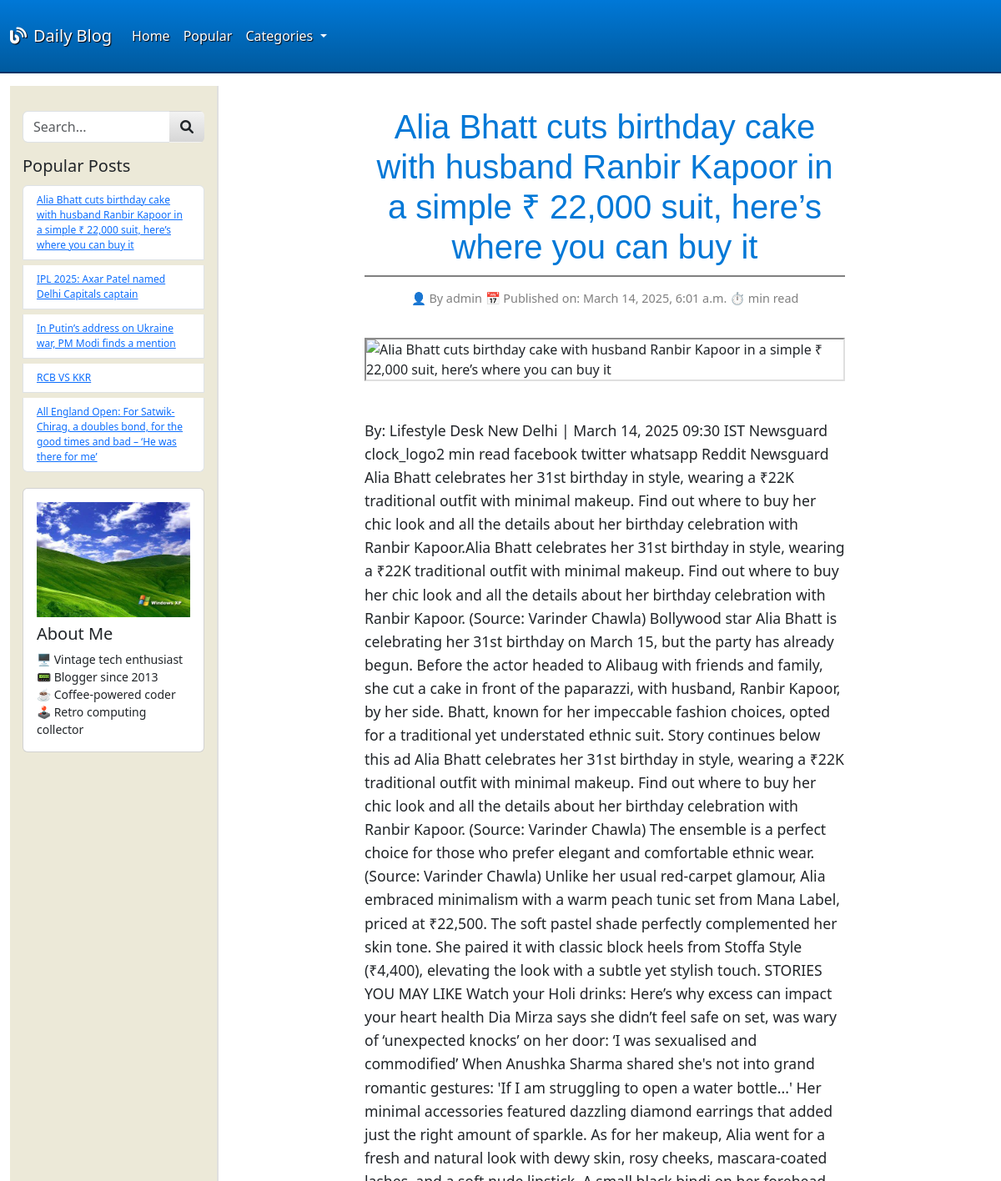
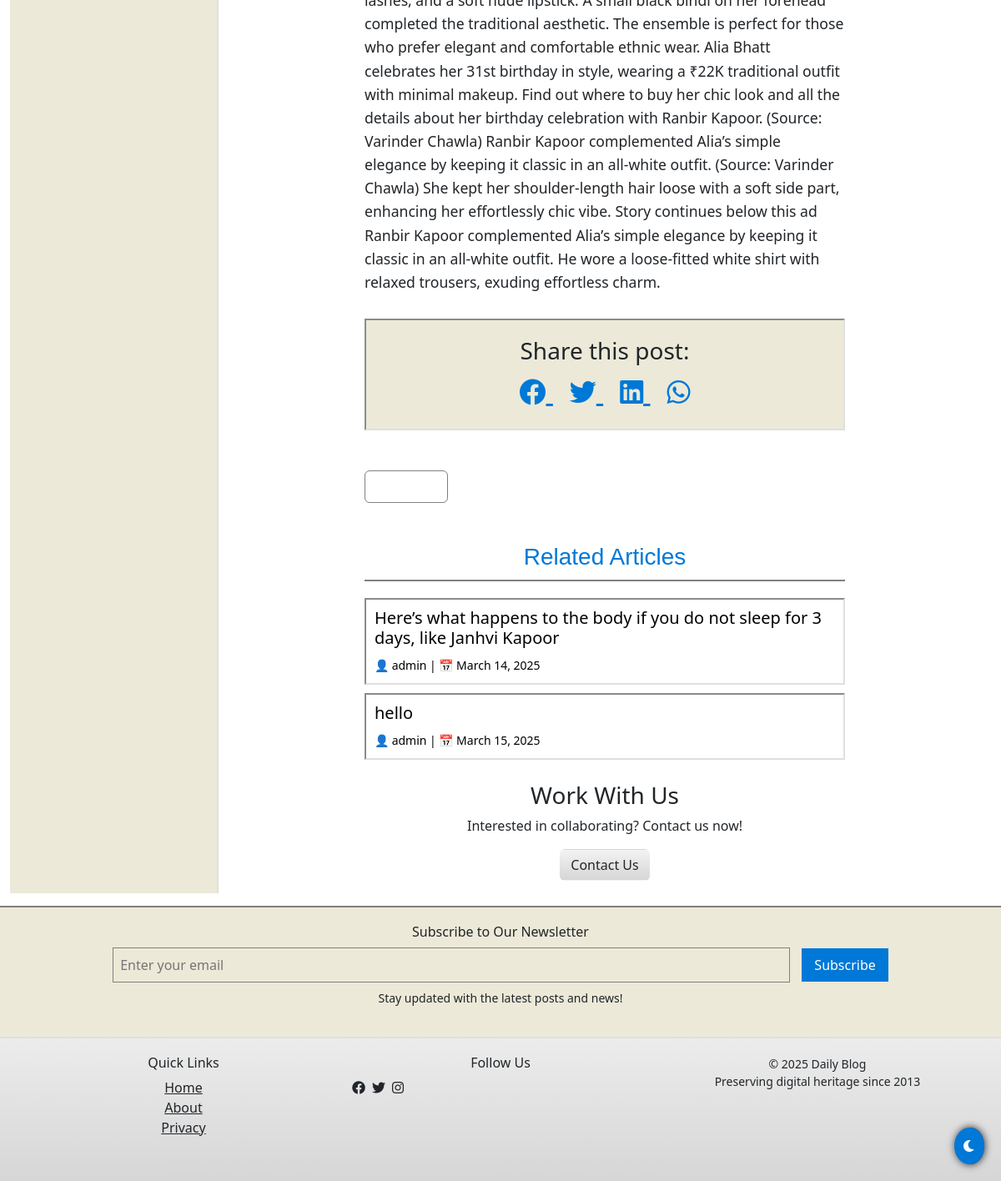
The page /post/alia-bhatt-cuts-birthday-cake-with-husband-ranbir/ on the database its author committed (2 pictures, top to bottom).
### blogi/models.py (models this page shows, shortened)
class Post(models.Model):
    title = models.CharField(max_length=200)
    content = HTMLField()
    image = CloudinaryField('image')
    author = models.ForeignKey(User, on_delete=models.CASCADE)
    categories = models.ManyToManyField(Category)
    published_date = models.DateTimeField(default=timezone.now)
    views = models.PositiveIntegerField(default=0)  # To track post popularity
    slug = models.SlugField(unique=True, blank=True)  # Adding slug field
    featured = models.BooleanField(default=False)
    def save(self, *args, **kwargs):
        if not self.slug:
            self.slug = slugify(self.title)
        super().save(*args, **kwargs)  # Call the superclass save method
    def increment_views(self):
        self.views += 1
        self.save()

### blogi/views.py (the view)
# urls.py: path('post/<slug:slug>/', post_detail, name='post_detail'),
def post_detail(request, slug):
    categories = Category.objects.all()
    post = get_object_or_404(Post, slug=slug)
    related_posts = Post.objects.filter(categories__in=post.categories.all()).exclude(id=post.id)[:2]  #
    post.increment_views()
    popular_posts = Post.objects.order_by('-views')[:5]
    return render(request, 'post_detail.html', {'post': post, 'related_posts': related_posts,'popular_posts': popular_posts,'categories':categories})

### template/post_detail.html (shortened to what this page needs)
{% extends 'base.html' %}
{% load static %}
{% block content %}
<div class="container post-detail-container windows-xp-theme">
    <div class="row justify-content-center">
        <div class="col-lg-8 col-md-10">
            <h1 class="post-title win-xp-title mb-2 text-center">{{ post.title }}</h1>
            <div class="post-meta win-xp-meta text-center">
                <span class="author">👤 By {{ post.author.username }}</span>
                <span class="published-date">📅 Published on: {{ post.published_date|date:"F j, Y, g:i a" }}</span>
                <span class="reading-time">⏱️ {{ post.reading_time }} min read</span>
            </div>
            {% if post.image %}
            <img src="{{ post.image.url }}" class="img-fluid post-image win-xp-image" alt="{{ post.title }}">
            {% else %}
            <img src="https://via.placeholder.com/800x400" class="img-fluid post-image win-xp-image" alt="Placeholder">
            {% endif %}
            <div class="post-content win-xp-text">
                    {{ post.content | safe }}
            </div>
            <div class="social-icons win-xp-social text-center">
                <h3>Share this post:</h3>
                {% with post_url=request.build_absolute_uri %}
                <a href="https://www.facebook.com/sharer/sharer.php?u={{ post_url }}" class="social-icon" target="_blank" title="Share on Facebook">
                    <i class="fab fa-facebook"></i>
                </a>
                <a href="https://twitter.com/intent/tweet?url={{ post_url }}&text={{ post.title }}" class="social-icon" target="_blank" title="Share on Twitter">
                    <i class="fab fa-twitter"></i>
                </a>
                <a href="https://www.linkedin.com/sharing/share-offsite/?url={{ post_url }}" class="social-icon" target="_blank" title="Share on LinkedIn">
                    <i class="fab fa-linkedin"></i>
                </a>
                <a href="https://api.whatsapp.com/send?text={{ post.title }} - {{ post_url }}" class="social-icon" target="_blank" title="Share on WhatsApp">
                    <i class="fab fa-whatsapp"></i>
                </a>
                {% endwith %}
            </div>
            <div class="d-flex justify-content-between mt-5">
                <a href="{% url 'home' %}" class="btn btn-primary win-xp-button">
                </a>
            </div>
        </div>
    </div>
    <div class="row justify-content-center mt-5">
        <div class="col-lg-8 col-md-10">
            <h3 class="win-xp-title text-center">Related Articles</h3>
            <ul class="related-posts-list">
                {% for related_post in related_posts %}
                <li>
                    <a href="{% url 'post_detail' related_post.slug %}">
                        <h5>{{ related_post.title }}</h5>
                        <small>👤 {{ related_post.author.username }} | 📅 {{ related_post.published_date|date:"F j, Y" }}</small>
                    </a>
                </li>
                {% endfor %}
            </ul>
        </div>
    </div>
</div>
<button class="back-to-top" aria-label="Back to Top" onclick="window.scrollTo({ top: 0, behavior: 'smooth' });">
</button>
{% endblock %}

### template/base.html (shortened to what this page needs)
<!DOCTYPE html>
{% load static %}
<html lang="en">
<head>
    <link href="https://cdn.jsdelivr.net/npm/bootstrap@5.3.0/dist/css/bootstrap.min.css" rel="stylesheet">
    <link rel="stylesheet" href="https://cdnjs.cloudflare.com/ajax/libs/font-awesome/6.0.0-beta3/css/all.min.css">
</head>
<body class="windows-xp-theme">
    <nav class="navbar navbar-expand-lg">
        <div class="container-fluid">
            <a class="navbar-brand" href="{% url 'home' %}" aria-label="Daily Blog Home">
                <i class="fas fa-blog me-2"></i>Daily Blog
            </a>
            <div class="collapse navbar-collapse" id="navbarNav">
                <ul class="navbar-nav me-auto">
                    <li class="nav-item">
                        <a class="nav-link" href="{% url 'home' %}" aria-current="page">Home</a>
                    </li>
                    <li class="nav-item">
                        <a class="nav-link" href="{% url 'popular_posts' %}">Popular</a>
                    </li>
                    <li class="nav-item dropdown">
                        <a class="nav-link dropdown-toggle" href="#" role="button" data-bs-toggle="dropdown" aria-expanded="false">
                            Categories
                        </a>
                    </li>
                </ul>
            </div>
        </div>
    </nav>
    <div class="container-fluid">
        <div class="sidebar ">
            <div class="sidebar-content">
                <form class="mb-3" action="{% url 'search' %}" method="GET" role="search">
                    <div class="input-group">
                        <input type="text" class="form-control" name="q" placeholder="Search..." aria-label="Search posts">
                        <button class="btn" type="submit" aria-label="Submit search">
                            <i class="fas fa-search"></i>
                        </button>
                    </div>
                </form>
                <div class="mb-3">
                    <h4 class="h5">Popular Posts</h4>
                    <ul class="list-group">
                        {% for post in popular_posts %}
                        <li class="list-group-item">
                            <a href="{% url 'post_detail' post.slug %}">{{ post.title }}</a>
                        </li>
                        {% endfor %}
                    </ul>
                </div>
                <div class="card mb-3">
                    <div class="card-body">
                        <img src="{% static 'images/OIP.jpeg' %}" class="img-fluid mb-2" alt="Author profile" loading="lazy">
                        <h5 class="card-title">About Me</h5>
                        <p class="card-text small">
                            🖥️ Vintage tech enthusiast<br>
                            📟 Blogger since 2013<br>
                            ☕ Coffee-powered coder<br>
                            🕹️ Retro computing collector
                        </p>
                    </div>
                </div>
            </div>
        </div>
        <div class="main-content">
            {% block content %}{% endblock %}
            <div class="affiliate-section text-center">
                <h3>Work With Us</h3>
                <p>Interested in collaborating? Contact us now!</p>
                <a href="#contact-form" class="btn">Contact Us</a>
            </div>
        </div>
    </div>
    <div class="newsletter-footer">
        <h5 class="h6">Subscribe to Our Newsletter</h5>
        <form action="#" method="post">
            <input type="email" name="email" placeholder="Enter your email" required>
            <button type="submit">Subscribe</button>
        </form>
        <p class="small mt-2">Stay updated with the latest posts and news!</p>
    </div>
    <footer>
        <div class="container">
            <div class="row">
                <div class="col-md-4 mb-3">
                    <h5 class="h6">Quick Links</h5>
                    <ul class="list-unstyled">
                        <li><a href="{% url 'home' %}" class="text-dark">Home</a></li>
                        <li><a href="#" class="text-dark">About</a></li>
                        <li><a href="{% url 'privacy' %}" class="text-dark">Privacy</a></li>
                    </ul>
                </div>
                <div class="col-md-4 mb-3">
                    <h5 class="h6">Follow Us</h5>
                    <div class="d-flex gap-2">
                        <a href="#" class="text-dark" aria-label="Facebook"><i class="fab fa-facebook"></i></a>
                        <a href="#" class="text-dark" aria-label="Twitter"><i class="fab fa-twitter"></i></a>
                        <a href="#" class="text-dark" aria-label="Instagram"><i class="fab fa-instagram"></i></a>
                    </div>
                </div>
                <div class="col-md-4">
                    <p class="small mb-0">&copy; 2025 Daily Blog<br>
                    Preserving digital heritage since 2013</p>
                </div>
            </div>
        </div>
    </footer>
    <button class="dark-mode-toggle" aria-label="Toggle Dark Mode" onclick="toggleDarkMode()">
        <i class="fas fa-moon"></i>
    </button>
</body>
</html>

### template/base.html (style rules this page uses)
:root { --xp-blue: #0078D7; --xp-red: #e74848; --xp-grey: #ECE9D8; --xp-dark-grey: #808080; --xp-border: 2px inset #dfdfdf; --background-light: #ECE9D8; --background-dark: #000000; --text-light: #000; --text-dark: #FFF; --sidebar-light: #ECE9D8; --sidebar-dark: #1E1E1E; --card-light: #FFF; --card-dark: #333; --navbar-light: linear-gradient(to bottom, var(--xp-blue), #005A9E); --navbar-dark: linear-gradient(to bottom, #1E1E1E, #000000); --footer-light: linear-gradient(to bottom, #ececec, #d6d6d6); --footer-dark: linear-gradient(to bottom, #1E1E1E, #000000); }
body { font-family: 'Tahoma', 'Verdana', sans-serif; background: var(--background-light); color: var(--text-light); font-size: 14px; line-height: 1.4; transition: background 0.3s, color 0.3s; }
.navbar { background: var(--navbar-light); border-bottom: 2px solid #003366; transition: background 0.3s; }
.navbar-brand, .nav-link { color: #fff !important; text-shadow: 1px 1px 1px #000; font-size: 15px; }
.container-fluid { padding: 15px; display: flex; flex-wrap: wrap; }
.sidebar { flex: 0 0 250px; background: var(--sidebar-light); border-right: var(--xp-border); padding: 15px; transition: background 0.3s, transform 0.3s; }
.sidebar-content { margin-top: 15px; }
.list-group-item { background: var(--card-light); border: 1px solid var(--xp-dark-grey); margin: 3px 0; padding: 6px; font-size: 12px; transition: background 0.3s; }
.main-content { flex: 1; padding: 15px; }
.btn { background: linear-gradient(to bottom, #f3f3f3, #d6d6d6); border: 1px solid #808080; color: var(--text-light); padding: 4px 8px; font-size: 13px; transition: background 0.3s, color 0.3s; }
.dark-mode-toggle { position: fixed; bottom: 20px; right: 20px; z-index: 1000; background: var(--xp-blue); border: none; padding: 10px; border-radius: 50%; cursor: pointer; box-shadow: 0 0 10px rgba(0, 0, 0, 0.5); }
.dark-mode-toggle i { color: #FFF; }
footer { background: var(--footer-light); border-top: 2px solid #dfdfdf; padding: 20px; text-align: center; transition: background 0.3s, color 0.3s; }
.newsletter-footer { background: var(--background-light); padding: 20px; text-align: center; border-top: 2px solid var(--xp-dark-grey); transition: background 0.3s, color 0.3s; }
.newsletter-footer input { background: var(--background-light); border: 1px solid var(--xp-dark-grey); color: var(--text-light); padding: 8px; width: 70%; margin-right: 10px; }
.newsletter-footer button { background: var(--xp-blue); border: none; color: #FFF; padding: 8px 15px; cursor: pointer; }

### template/post_detail.html (style rules this page uses)
.post-detail-container { padding: 10px; transition: background 0.3s, color 0.3s; }
.win-xp-title { font-family: 'Tahoma', 'Verdana', sans-serif; color: var(--xp-blue); border-bottom: 2px solid var(--xp-dark-grey); padding-bottom: 10px; margin-bottom: 20px; }
.win-xp-meta { color: var(--xp-dark-grey); font-size: 0.9rem; margin: 15px 0; }
.win-xp-image { border: var(--xp-border); margin: 20px 0; max-height: 500px; object-fit: cover; }
.win-xp-text { font-size: 1.1rem; line-height: 1.6; margin: 25px 0; }
.win-xp-social { margin: 30px 0; padding: 20px; background: var(--background-light); border: var(--xp-border); }
.social-icon { font-size: 2rem; margin: 0 10px; color: var(--xp-blue); transition: transform 0.3s; }
.win-xp-button { background: var(--xp-button); border: 1px solid #808080; padding: 8px 20px; font-size: 0.9rem; }
.related-posts-list { list-style: none; padding: 0; }
.related-posts-list li { margin: 10px 0; padding: 10px; border: var(--xp-border); background: var(--card-light); }
.related-posts-list a { color: var(--text-light); text-decoration: none; }
.back-to-top { position: fixed; bottom: 20px; right: 20px; z-index: 1000; background: var(--xp-blue); border: none; padding: 10px; border-radius: 50%; cursor: pointer; box-shadow: 0 0 10px rgba(0, 0, 0, 0.5); }

### rows shown on the page
Post: title "Alia Bhatt cuts birthday cake with husband Ranbir Kapoor in a simple ₹ 22,000 suit, here’s where you can buy it", author.username "admin", published_date "March 14, 2025, 6:01 a.m.", content "By: Lifestyle Desk New Delhi | March 14, 2025 09:30 IST Newsguard clock_logo2 min read facebook twitter whatsapp Reddit Newsguard Alia Bhatt celebrates her 31st birthday in style, wearing a ₹22K traditional outfit with minimal makeup. Find out where to buy her chic look and all the details about her birthday celebration with Ranbir Kapoor.Alia Bhatt celebrates her 31st birthday in style, wearing a ₹22K traditional outfit with minimal makeup. Find out where to buy her chic look and all the details about her birthday celebration with Ranbir Kapoor. (Source: Varinder Chawla) Bollywood star Alia Bhatt is celebrating her 31st birthday on March 15, but the party has already begun. Before the…"
Post: title "IPL 2025: Axar Patel named Delhi Capitals captain"
Post: title "In Putin’s address on Ukraine war, PM Modi finds a mention"
Post: title "RCB VS KKR"
Post: title "All England Open: For Satwik-Chirag, a doubles bond, for the good times and bad – ‘He was there for me’"
Post: title "Here’s what happens to the body if you do not sleep for 3 days, like Janhvi Kapoor", author.username "admin", published_date "March 14, 2025"
Post: title "hello", author.username "admin", published_date "March 15, 2025"
